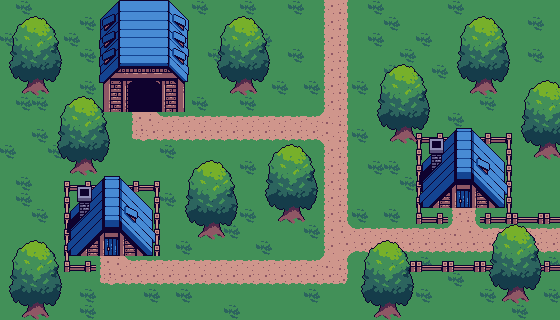

A 2D game scene composited from a Tiled map and its tileset images. What follows is a short description and the map's XML, with each tile layer's data collapsed to a summary:
An orthogonal 35x20 tile map with 16x16 px tiles, 6 tile layers (BgGrass, BgDecoration, BgHouse, BgTrees, ...), 4 tilesets and 25 objects (5x me.Trigger, EntPlayer).

<map version="1.8" tiledversion="1.8.5" orientation="orthogonal" renderorder="right-down" width="35" height="20" tilewidth="16" tileheight="16" infinite="0" nextlayerid="10" nextobjectid="32">
 <tileset firstgid="1" source="tilesets/BgTileset.tsx" />
 <tileset firstgid="92" source="tilesets/Angar1.tsx" />
 <tileset firstgid="134" source="tilesets/Building2.tsx" />
 <tileset firstgid="164" source="tilesets/Trees.tsx" />
 <layer id="1" name="BgGrass" width="35" height="20">
  <data>[700 cells, 700 non-empty, 12 distinct tile ids]</data>
 </layer>
 <layer id="3" name="BgDecoration" width="35" height="20">
  <data>[700 cells, 44 non-empty, 10 distinct tile ids]</data>
 </layer>
 <layer id="2" name="BgHouse" width="35" height="20">
  <data>[700 cells, 138 non-empty, 63 distinct tile ids]</data>
 </layer>
 <layer id="4" name="BgTrees" width="35" height="20">
  <data>[700 cells, 152 non-empty, 20 distinct tile ids]</data>
 </layer>
 <objectgroup color="#26a269" id="6" name="Entities">
  <object id="1" name="EntPlayer" x="336" y="116" width="16" height="8" />
  <object id="13" name="me.Trigger" x="324" y="0" width="24" height="8">
   <properties>
    <property name="to" value="room01" />
   </properties>
  </object>
  <object id="28" name="me.Trigger" x="560.717" y="224.548" width="30.9721" height="9.71088" rotation="90.4786">
   <properties>
    <property name="to" value="room03" />
   </properties>
  </object>
  <object id="29" name="me.Trigger" x="100" y="237.333" width="19.75" height="8">
   <properties>
    <property name="duration" type="int" value="500" />
    <property name="to" value="room15" />
   </properties>
  </object>
  <object id="30" name="me.Trigger" x="452.125" y="188" width="23.625" height="8">
   <properties>
    <property name="duration" type="int" value="500" />
    <property name="to" value="room16" />
   </properties>
  </object>
  <object id="31" name="me.Trigger" x="132" y="87.2727" width="23.8182" height="8">
   <properties>
    <property name="duration" type="int" value="500" />
    <property name="to" value="room14" />
   </properties>
  </object>
 </objectgroup>
 <objectgroup id="7" name="Collision">
  <object id="2" x="184" y="0" width="96" height="100" />
  <object id="5" x="368" y="64" width="192" height="84" />
  <object id="6" x="476" y="148" width="84" height="76" />
  <object id="8" x="448" y="0" width="112" height="64" />
  <object id="10" x="412" y="148" width="40" height="76" />
  <object id="26" x="452" y="148" width="24" height="40" />
  <object id="11" x="280" y="0" width="44" height="16" />
  <object id="12" x="348" y="0" width="100" height="16" />
  <object id="15" x="0" y="0" width="132" height="176" />
  <object id="16" x="156" y="0" width="28" height="112" />
  <object id="17" x="132" y="0" width="24" height="40" />
  <object id="18" x="0" y="176" width="164" height="52" />
  <object id="20" x="120" y="228" width="44" height="28" />
  <object id="21" x="0" y="228" width="100" height="92" />
  <object id="22" x="100" y="304" width="460" height="16" />
  <object id="23" x="544" y="256" width="16" height="48" />
  <object id="24" x="192" y="216" width="40" height="24" />
  <object id="25" x="272" y="204" width="40" height="20" />
  <object id="27" x="368" y="256" width="176" height="16" />
 </objectgroup>
 <layer id="8" name="FgBuildings" width="35" height="20">
  <data>[700 cells, 12 non-empty, 12 distinct tile ids]</data>
 </layer>
 <layer id="9" name="FgTrees" width="35" height="20" locked="1">
  <data>[700 cells, 64 non-empty, 16 distinct tile ids]</data>
 </layer>
</map>
